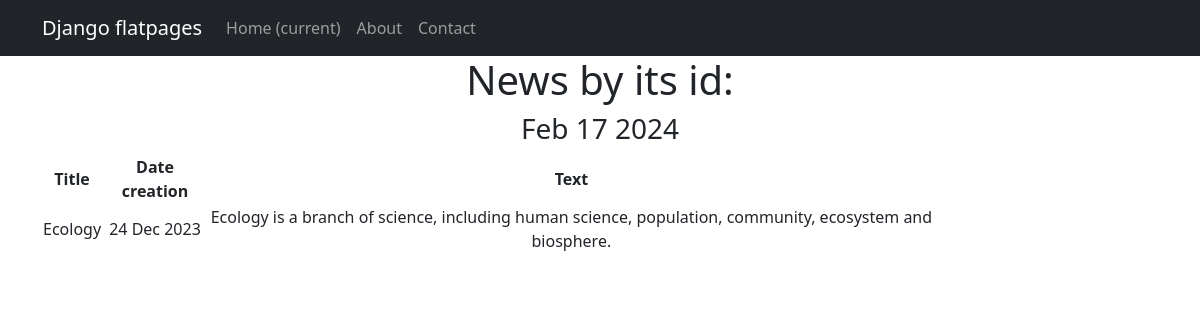
The page /news/1/ on the database its author committed.
### newapp/models.py (models this page shows, shortened)
class Post(models.Model):# содержать в себе статьи и новости, которые создают пользователи
    author = models.ForeignKey(Author, on_delete = models.CASCADE)# связь «один ко многим» с моделью Author;
    News = 'NW'# новость
    Article = 'AR'# статья
    CATEGORY_CHOICES = (
        (News, 'Новость'),
        (Article, 'Статья')
    )
    categoryType = models.CharField(max_length = 2, choices = CATEGORY_CHOICES, default = Article)# поле с выбором — «статья» или «новость»;
    dateCreation = models.DateTimeField(auto_now_add = True)# автоматически добавляемая дата и время создания;
    postCategory = models.ManyToManyField(Category, through= 'PostCategory')# связь «многие ко многим» с моделью Category (с дополнительной моделью PostCategory);
    title = models.CharField(max_length= 128) # заголовок статьи/новости;
    text = models.TextField() # текст статьи/новости;
    rating = models.SmallIntegerField(default=0)# рейтинг статьи/новости.

### newapp/views.py (the view)
# urls.py: path('<int:pk>/', NewsDetail.as_view(), name='news_detail'),
class NewsDetail(DetailView):
    model = Post
    template_name = 'news_detail.html'
    context_object_name = 'news_detail'
    def get_context_data(self, **kwargs):
        context = super().get_context_data(**kwargs)
        context['time_now'] = datetime.utcnow()
        return context

### newapp/templatetags/custom_filters.py (called while the page is built)
@register.filter()
def censor(value):
    for word in censor_list:
        value = value.replace(word[1:], '*' * len(word[1:])) #Строковый метод str.replace(old, new[, count]) вернет копию строки,
    return value # Возвращаемое функцией значение подставится в шаблон.

### newapp/templates/news_detail.html
{% extends 'flatpages/default.html' %}
{% load custom_filters %}
{% block content %}
<h1>News by its id:</h1>
<h3>{{ time_now|date:'M d Y' }}</h3>
{% if news_detail %}
    <table width="80%">
        <tr>
            <td> <b>Title </b> </td>
            <td> <b>Date creation</b> </td>
            <td> <b>Text</b> </td>
        </tr>
           <tr>
               <td>{{ news_detail.title|censor }}</td>
               <td>{{ news_detail.dateCreation|date:"d M Y"}}</td>
               <td>{{ news_detail.text|censor}}</td>
           </tr>
    </table>
{% else %}
       <h2>No current news!</h2>
{% endif %}
{% endblock content%}

### rows shown on the page
Post: title|censor "Ecology", dateCreation "24 Dec 2023", text|censor "Ecology is a branch of science, including human science, population, community, ecosystem and biosphere."

### other values the page prints
{{ time_now|date:'M d Y' }} "Feb 17 2024"
